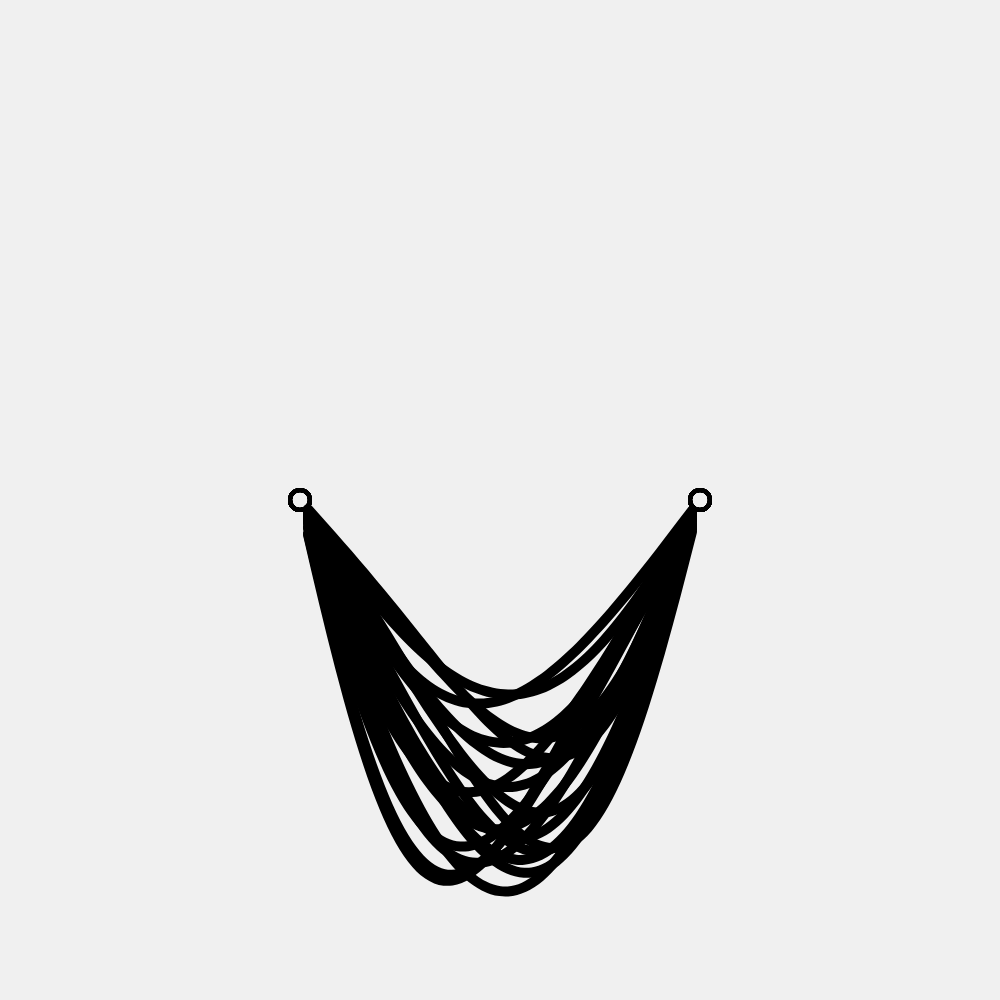
Frame 1 (no input)
Frame 60 (no input): identical to frame 1, image omitted
Frame 120 (the mouse pressed at the canvas centre since frame 60): identical to frame 1, image omitted

The p5.js sketch that drew this single still picture (run headless with seeded random() and noise() and a simulated clock; from frame 60 on, the mouse is pressed at the canvas centre):

// p5.js sketch
// ── sketch.js
let customArcs = [];

function setup() {
  createCanvas(1000, 1000);

  let x = width / 2;
  let y = height / 2;
  let w = 400;
  let h = 600;
  let startAngle = 0;
  let endAngle = PI;
  let numPoints = 50;

  for (let i = 0; i < 20; i++) {
    customArcs.push(new LerpArc(x, y, w, h, startAngle, endAngle, numPoints));
  }
}

function draw() {
  background(240);

  for (let i = 0; i < 20; i++) {
  customArcs[i].show();
  }
}

class LerpArc {
  constructor(x_, y_, w_, h_, startAngle_, endAngle_, numPoints_) {
    this.x = x_;
    this.y = y_;
    this.w = w_ / 2;
    this.h = h_ / 2 + random(-h_/5, h_/5);
    this.startAngle = startAngle_;
    this.endAngle = endAngle_;
    this.numPoints = numPoints_;
    this.phaseOffset = random(-PI / 6, PI / 6);
    // this.sw = int(random(8, 10));
    this.sw = 10;

  }

  show() {
    stroke(0);
    // line(this.x1, this.y1, this.x2, this.y2);
    noFill();
    strokeWeight(4);
    ellipse(this.x + this.w, this.y, 20, 20);
    ellipse(this.x - this.w, this.y, 20, 20);


    strokeWeight(this.sw);
    beginShape();
    for (let i = 0; i <= this.numPoints; i++) {
      // let x = lerp(this.x1, this.x2, i / this.numPoints);
      // let y = lerp(this.y1, this.y2, i / this.numPoints);

      let theta = map(i, 0, this.numPoints, this.startAngle, this.endAngle);
      let xpos = map(i, 0, this.numPoints, this.x - this.w, this.x + this.w);
      let ypos = this.y + this.h * sin(theta);
      let phase = map(ypos, this.y, this.y + this.h, 0, this.phaseOffset);
      theta += phase;
      ypos = this.y + this.h * sin(theta);
      

      curveVertex(xpos, ypos);
    }
    endShape(OPEN);


  }
}
